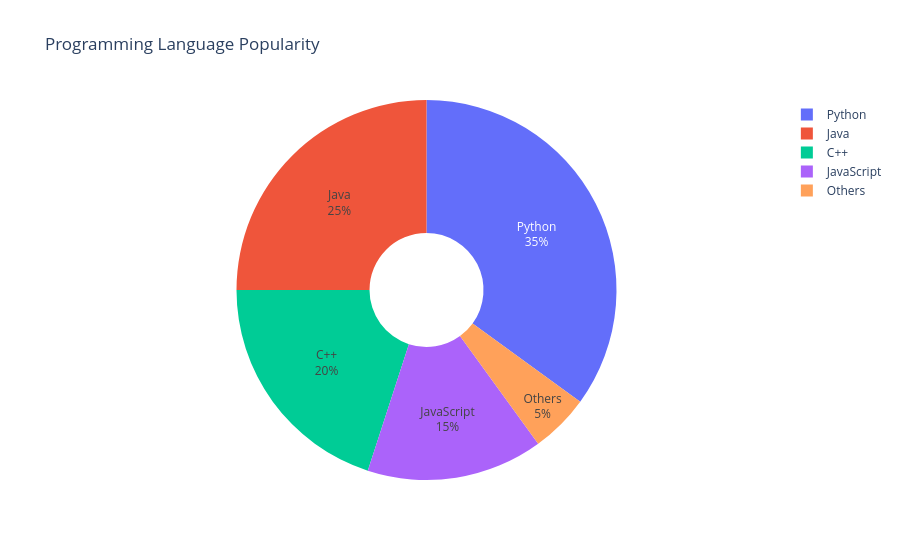

The notebook cell this image was saved under:
### Markdown cell above
## 4. Interactive Pie Chart

Pie charts show proportions. Use `hole` parameter to create donut charts.

### Code cell
# Interactive Pie Chart - Programming Language Popularity
languages = ['Python', 'Java', 'C++', 'JavaScript', 'Others']
popularity = [35, 25, 20, 15, 5]

fig = px.pie(values=popularity, names=languages,
             title='Programming Language Popularity',
             hole=0.3)  # Creates donut chart
fig.update_traces(textposition='inside', textinfo='percent+label')
fig.show()

### Figure 1 — Plotly figure (JSON) as saved in the notebook; plotly's stock layout.template omitted (floating-point values rounded to 4 significant figures)
{"data": [{"domain": {"x": [0, 1], "y": [0, 1]}, "hole": 0.3, "hovertemplate": "label=%{label}<br>value=%{value}<extra></extra>", "labels": ["Python", "Java", "C++", "JavaScript", "Others"], "legendgroup": "", "name": "", "showlegend": true, "textinfo": "percent+label", "textposition": "inside", "type": "pie", "values": [35, 25, 20, 15, 5]}], "layout": {"legend": {"tracegroupgap": 0}, "title": {"text": "Programming Language Popularity"}}}
